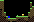

A 2D game scene composited from a Tiled map and its tileset images. What follows is a short description and the map's XML, with every tile layer's data as written:
An orthogonal 17x11 tile map with 2x2 px tiles, 1 tile layer (Tile Layer 1).

<map version="1.2" tiledversion="1.3.3" orientation="orthogonal" renderorder="right-down" width="17" height="11" tilewidth="2" tileheight="2" infinite="0" nextlayerid="2" nextobjectid="1">
 <editorsettings>
  <export target="m2.csv" format="csv" />
 </editorsettings>
 <tileset firstgid="1" source="atlas.tsx" />
 <layer id="1" name="Tile Layer 1" width="17" height="11">
  <data encoding="csv">
10,10,0,0,0,0,0,0,0,0,0,0,0,0,0,0,0,
17,17,0,0,0,0,0,0,0,0,0,0,0,0,0,10,0,
17,17,0,0,0,0,0,0,0,0,0,0,0,0,0,17,0,
17,17,0,0,0,0,0,0,0,0,0,0,0,0,0,1,10,
25,17,0,0,0,0,0,0,0,0,0,0,0,0,0,10,17,
1,17,0,0,0,0,0,0,0,0,0,0,0,0,0,17,17,
1,17,10,0,0,0,0,0,0,0,0,0,0,0,10,17,17,
1,17,17,0,0,0,0,0,2,0,0,11,0,0,17,17,17,
1,1,25,10,57,0,0,0,10,10,10,10,10,10,25,17,1,
1,1,1,17,10,10,10,10,17,25,1,1,17,17,1,1,1,
1,1,1,1,25,17,25,25,1,1,1,1,1,25,1,1,1
</data>
 </layer>
</map>